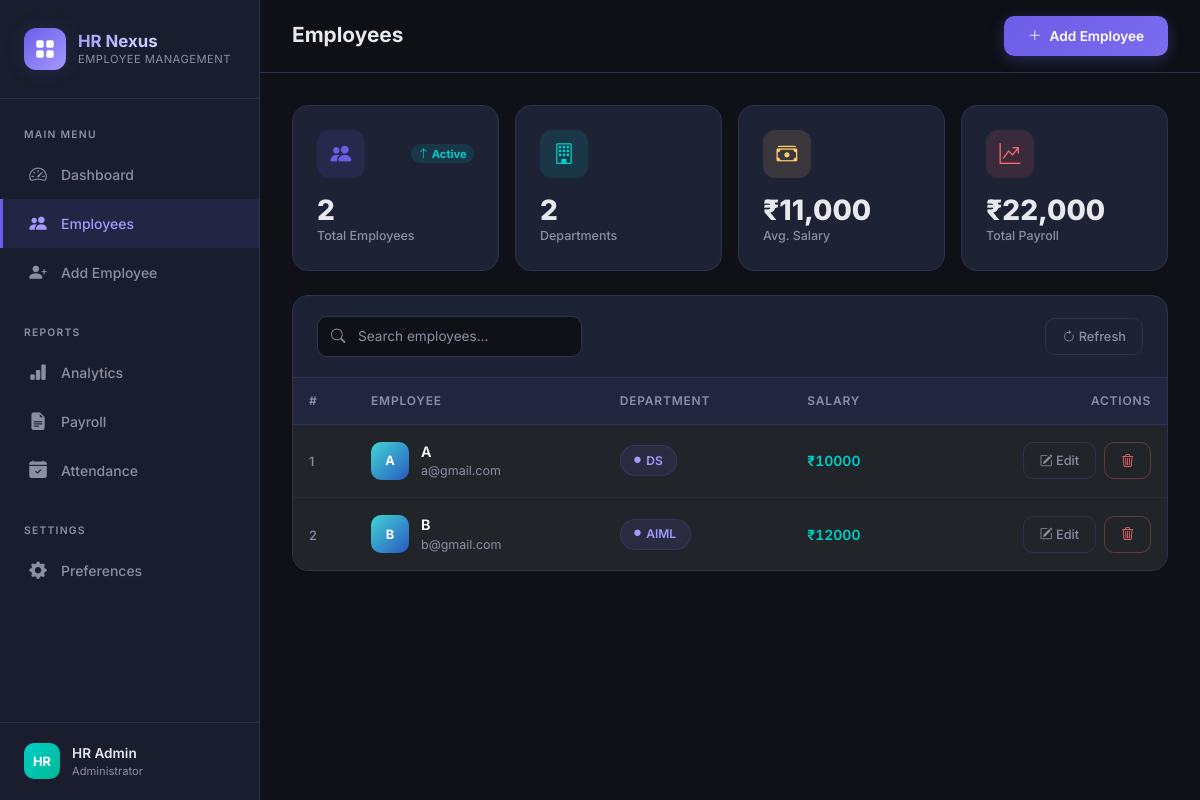
The page / on the database its author committed.
### employees/models.py (models this page shows, shortened)
class Employee(models.Model):
    name = models.CharField(max_length=100)
    email = models.EmailField(unique=True)
    department = models.CharField(max_length=100)
    salary = models.DecimalField(max_digits=10, decimal_places=2)

### employees/views.py (the view)
def employee_list(request):
    search = request.GET.get('search')
    employees = Employee.objects.all()
    if search:
        employees = employees.filter(
            name__icontains=search
        )
    return render(
        request,
        'employee_list.html',
        {'employees': employees}
    )

### templates/employee_list.html (shortened to what this page needs)
{% extends 'base.html' %}
{% block nav_employees %}active{% endblock %}
{% block page_title %}Employees{% endblock %}
{% block topbar_actions %}
<a href="{% url 'employee_create' %}" class="btn btn-accent d-none d-sm-inline-flex align-items-center gap-2">
    <i class="bi bi-plus-lg"></i> Add Employee
</a>
{% endblock %}
{% block content %}
<div class="row g-3 mb-4">
    <div class="col-6 col-lg-3 animate-in animate-delay-1">
        <div class="stat-card">
            <div class="d-flex align-items-center justify-content-between mb-3">
                <div class="stat-icon" style="background: rgba(108, 92, 231, 0.12); color: var(--accent-primary);">
                    <i class="bi bi-people-fill"></i>
                </div>
                <span class="badge rounded-pill" style="background: rgba(0, 206, 201, 0.12); color: var(--accent-success); font-size: 0.7rem;">
                    <i class="bi bi-arrow-up"></i> Active
                </span>
            </div>
            <div class="stat-value">{{ employees|length }}</div>
            <div class="stat-label">Total Employees</div>
        </div>
    </div>
    <div class="col-6 col-lg-3 animate-in animate-delay-2">
        <div class="stat-card">
            <div class="d-flex align-items-center justify-content-between mb-3">
                <div class="stat-icon" style="background: rgba(0, 206, 201, 0.12); color: var(--accent-success);">
                    <i class="bi bi-building"></i>
                </div>
            </div>
            <div class="stat-value" id="deptCount">—</div>
            <div class="stat-label">Departments</div>
        </div>
    </div>
    <div class="col-6 col-lg-3 animate-in animate-delay-3">
        <div class="stat-card">
            <div class="d-flex align-items-center justify-content-between mb-3">
                <div class="stat-icon" style="background: rgba(253, 203, 110, 0.12); color: var(--accent-warning);">
                    <i class="bi bi-cash-stack"></i>
                </div>
            </div>
            <div class="stat-value" id="avgSalary">—</div>
            <div class="stat-label">Avg. Salary</div>
        </div>
    </div>
    <div class="col-6 col-lg-3 animate-in animate-delay-4">
        <div class="stat-card">
            <div class="d-flex align-items-center justify-content-between mb-3">
                <div class="stat-icon" style="background: rgba(255, 107, 107, 0.12); color: var(--accent-danger);">
                    <i class="bi bi-graph-up-arrow"></i>
                </div>
            </div>
            <div class="stat-value" id="totalPayroll">—</div>
            <div class="stat-label">Total Payroll</div>
        </div>
    </div>
</div>
<div class="card-custom animate-in" style="animation-delay: 0.35s; opacity: 0;">
    <div class="card-header">
        <div class="row align-items-center g-3">
            <div class="col-md-5 col-lg-4">
                <form method="GET" action="{% url 'employee_list' %}">
                    <div class="search-wrapper">
                        <i class="bi bi-search"></i>
                        <input type="text" name="search" placeholder="Search employees..." value="{{ request.GET.search }}" class="form-control-custom">
                    </div>
                </form>
            </div>
            <div class="col-md-7 col-lg-8 d-flex justify-content-md-end gap-2 flex-wrap">
                <a href="{% url 'employee_list' %}" class="btn btn-ghost">
                    <i class="bi bi-arrow-clockwise"></i> Refresh
                </a>
            </div>
        </div>
    </div>
    <div class="card-body p-0">
        {% if employees %}
        <div class="table-responsive">
            <table class="table table-custom" id="employeeTable">
                <thead>
                    <tr>
                        <th>#</th>
                        <th>Employee</th>
                        <th>Department</th>
                        <th>Salary</th>
                        <th class="text-end">Actions</th>
                    </tr>
                </thead>
                <tbody>
                    {% for emp in employees %}
                    <tr>
                        <td>
                            <span style="color: var(--text-secondary); font-size: 0.8rem; font-weight: 500;">{{ forloop.counter }}</span>
                        </td>
                        <td>
                            <div class="emp-info">
                                <div class="emp-avatar" style="background: linear-gradient(135deg, hsl({{ forloop.counter0|add:'180' }}, 65%, 55%), hsl({{ forloop.counter0|add:'220' }}, 65%, 45%));">
                                    {{ emp.name|make_list|first }}
                                </div>
                                <div>
                                    <div class="emp-name">{{ emp.name }}</div>
                                    <div class="emp-email">{{ emp.email }}</div>
                                </div>
                            </div>
                        </td>
                        <td>
                            <span class="dept-badge">
                                <i class="bi bi-circle-fill" style="font-size: 0.4rem;"></i>
                                {{ emp.department }}
                            </span>
                        </td>
                        <td>
                            <span class="salary-text">₹{{ emp.salary|floatformat:0 }}</span>
                        </td>
                        <td class="text-end">
                            <div class="d-flex gap-2 justify-content-end">
                                <a href="{% url 'employee_update' emp.pk %}" class="btn btn-ghost" title="Edit">
                                    <i class="bi bi-pencil-square"></i> Edit
                                </a>
                                <a href="{% url 'employee_delete' emp.pk %}" class="btn btn-danger-ghost" title="Delete">
                                    <i class="bi bi-trash3"></i>
                                </a>
                            </div>
                        </td>
                    </tr>
                    {% endfor %}
                </tbody>
            </table>
        </div>
        {% endif %}
    </div>
</div>
{% endblock %}

### templates/base.html (style rules this page uses)
:root { --bg-primary: #0f1117; --bg-secondary: #1a1d2e; --bg-card: #1e2235; --bg-card-hover: #252a40; --accent-primary: #6c5ce7; --accent-secondary: #a29bfe; --accent-success: #00cec9; --accent-warning: #fdcb6e; --accent-danger: #ff6b6b; --text-primary: #e8e8ed; --text-secondary: #8b8fa3; --border-color: #2d3250; --sidebar-width: 260px; --shadow-glow: 0 0 20px rgba(108, 92, 231, 0.15); }
* { margin: 0; padding: 0; box-sizing: border-box; }
body { font-family: 'Inter', sans-serif; background: var(--bg-primary); color: var(--text-primary); min-height: 100vh; overflow-x: hidden; }
.card-custom { background: var(--bg-card); border: 1px solid var(--border-color); border-radius: 16px; overflow: hidden; transition: all 0.3s ease; }
.card-custom .card-header { background: transparent; border-bottom: 1px solid var(--border-color); padding: 1.25rem 1.5rem; }
.card-custom .card-body { padding: 1.5rem; }
.btn-accent { background: linear-gradient(135deg, var(--accent-primary), #7c6cf0); border: none; color: #fff; font-weight: 600; padding: 0.6rem 1.5rem; border-radius: 10px; font-size: 0.85rem; transition: all 0.3s ease; box-shadow: 0 4px 15px rgba(108, 92, 231, 0.3); }
.btn-ghost { background: transparent; border: 1px solid var(--border-color); color: var(--text-secondary); font-weight: 500; padding: 0.5rem 1rem; border-radius: 10px; font-size: 0.8rem; transition: all 0.2s ease; }
.btn-danger-ghost { background: transparent; border: 1px solid rgba(255, 107, 107, 0.3); color: var(--accent-danger); font-weight: 500; padding: 0.5rem 1rem; border-radius: 10px; font-size: 0.8rem; transition: all 0.2s ease; }
.table-custom { color: var(--text-primary); margin-bottom: 0; }
.table-custom thead th { background: rgba(108, 92, 231, 0.06); color: var(--text-secondary); font-size: 0.75rem; font-weight: 600; text-transform: uppercase; letter-spacing: 0.8px; padding: 0.85rem 1rem; border-bottom: 1px solid var(--border-color); white-space: nowrap; }
.table-custom tbody tr { transition: all 0.2s ease; border-bottom: 1px solid rgba(45, 50, 80, 0.5); }
.table-custom tbody td { padding: 1rem; vertical-align: middle; font-size: 0.875rem; border: none; }
.table-custom tbody tr:last-child { border-bottom: none; }
.emp-avatar { width: 38px; height: 38px; border-radius: 10px; display: inline-flex; align-items: center; justify-content: center; font-weight: 700; font-size: 0.8rem; color: #fff; flex-shrink: 0; }
.emp-info { display: flex; align-items: center; gap: 0.75rem; }
.emp-name { font-weight: 600; font-size: 0.9rem; }
.emp-email { font-size: 0.78rem; color: var(--text-secondary); }
.dept-badge { display: inline-flex; align-items: center; gap: 0.35rem; padding: 0.35rem 0.85rem; border-radius: 20px; font-size: 0.75rem; font-weight: 600; background: rgba(108, 92, 231, 0.12); color: var(--accent-secondary); border: 1px solid rgba(108, 92, 231, 0.2); }
.search-wrapper { position: relative; }
.search-wrapper i { position: absolute; left: 14px; top: 50%; transform: translateY(-50%); color: var(--text-secondary); font-size: 0.9rem; }
.search-wrapper input { background: var(--bg-primary); border: 1px solid var(--border-color); border-radius: 10px; padding: 0.6rem 1rem 0.6rem 2.5rem; color: var(--text-primary); font-size: 0.85rem; transition: all 0.2s ease; width: 100%; }
.search-wrapper input::placeholder { color: var(--text-secondary); }
.stat-card { background: var(--bg-card); border: 1px solid var(--border-color); border-radius: 16px; padding: 1.5rem; transition: all 0.3s ease; }
.stat-card .stat-icon { width: 48px; height: 48px; border-radius: 12px; display: flex; align-items: center; justify-content: center; font-size: 1.3rem; }
.stat-card .stat-value { font-size: 1.75rem; font-weight: 800; line-height: 1.2; }
.stat-card .stat-label { font-size: 0.78rem; color: var(--text-secondary); font-weight: 500; }
.form-control-custom { background: var(--bg-primary); border: 1px solid var(--border-color); border-radius: 10px; padding: 0.7rem 1rem; color: var(--text-primary); font-size: 0.875rem; transition: all 0.2s ease; }
.form-control-custom::placeholder { color: var(--text-secondary); }
.salary-text { font-weight: 600; color: var(--accent-success); font-variant-numeric: tabular-nums; }
.animate-in { animation: fadeInUp 0.5s ease forwards; }
.animate-delay-1 { animation-delay: 0.1s; opacity: 0; }
.animate-delay-2 { animation-delay: 0.2s; opacity: 0; }
.animate-delay-3 { animation-delay: 0.3s; opacity: 0; }
.animate-delay-4 { animation-delay: 0.4s; opacity: 0; }

### rows shown on the page
Employee: name|make_list "A", name "A", email "a@gmail.com", department "DS", salary "10000"
Employee: name|make_list "B", name "B", email "b@gmail.com", department "AIML", salary "12000"

### other values the page prints
{{ employees|length }} "2"
